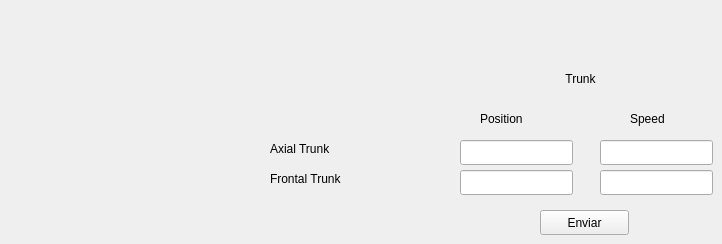
    <widget class="QWidget" name="tab_3">
     <attribute name="title">
      <string>Trunk</string>
     </attribute>
     <widget class="QPushButton" name="sendPositionTrunk_button">
      <property name="geometry">
       <rect>
        <x>540</x>
        <y>210</y>
        <width>89</width>
        <height>25</height>
       </rect>
      </property>
      <property name="text">
       <string>Enviar</string>
      </property>
     </widget>
     <widget class="QLabel" name="SagittalRightShoulder_label_4">
      <property name="geometry">
       <rect>
        <x>270</x>
        <y>170</y>
        <width>181</width>
        <height>17</height>
       </rect>
      </property>
      <property name="text">
       <string>Frontal Trunk</string>
      </property>
      <property name="alignment">
       <set>Qt::AlignLeading|Qt::AlignLeft|Qt::AlignVCenter</set>
      </property>
     </widget>
     <widget class="QLineEdit" name="AxialTrunkSpeed_textBox">
      <property name="geometry">
       <rect>
        <x>600</x>
        <y>140</y>
        <width>113</width>
        <height>25</height>
       </rect>
      </property>
     </widget>
     <widget class="QLabel" name="label_11">
      <property name="geometry">
       <rect>
        <x>490</x>
        <y>70</y>
        <width>181</width>
        <height>17</height>
       </rect>
      </property>
      <property name="text">
       <string>Trunk</string>
      </property>
      <property name="alignment">
       <set>Qt::AlignCenter</set>
      </property>
     </widget>
     <widget class="QLineEdit" name="FrontalTrunkPosition_textBox">
      <property name="geometry">
       <rect>
        <x>460</x>
        <y>170</y>
        <width>113</width>
        <height>25</height>
       </rect>
      </property>
     </widget>
     <widget class="QLabel" name="label_12">
      <property name="geometry">
       <rect>
        <x>630</x>
        <y>110</y>
        <width>67</width>
        <height>17</height>
       </rect>
      </property>
      <property name="text">
       <string>Speed</string>
      </property>
     </widget>
     <widget class="QLabel" name="label_13">
      <property name="geometry">
       <rect>
        <x>480</x>
        <y>110</y>
        <width>67</width>
        <height>17</height>
       </rect>
      </property>
      <property name="text">
       <string>Position</string>
      </property>
     </widget>
     <widget class="QLineEdit" name="AxialTrunkPosition_textBox">
      <property name="geometry">
       <rect>
        <x>460</x>
        <y>140</y>
        <width>113</width>
        <height>25</height>
       </rect>
      </property>
     </widget>
     <widget class="QLineEdit" name="FrontalTrunkSpeed_textBox">
      <property name="geometry">
       <rect>
        <x>600</x>
        <y>170</y>
        <width>113</width>
        <height>25</height>
       </rect>
      </property>
     </widget>
     <widget class="QLabel" name="FrontalRightShoulder_label_4">
      <property name="geometry">
       <rect>
        <x>270</x>
        <y>140</y>
        <width>181</width>
        <height>17</height>
       </rect>
      </property>
      <property name="text">
       <string>Axial Trunk</string>
      </property>
      <property name="alignment">
       <set>Qt::AlignLeading|Qt::AlignLeft|Qt::AlignVCenter</set>
      </property>
     </widget>
    </widget>
